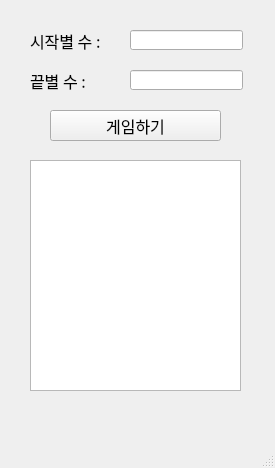
<?xml version="1.0" encoding="UTF-8"?>
<ui version="4.0">
 <class>MainWindow</class>
 <widget class="QMainWindow" name="MainWindow">
  <property name="geometry">
   <rect>
    <x>0</x>
    <y>0</y>
    <width>275</width>
    <height>468</height>
   </rect>
  </property>
  <property name="font">
   <font>
    <family>D2Coding</family>
    <pointsize>12</pointsize>
   </font>
  </property>
  <property name="windowTitle">
   <string>MainWindow</string>
  </property>
  <widget class="QWidget" name="centralwidget">
   <widget class="QLabel" name="lb1">
    <property name="geometry">
     <rect>
      <x>30</x>
      <y>30</y>
      <width>91</width>
      <height>21</height>
     </rect>
    </property>
    <property name="text">
     <string>시작별 수 :</string>
    </property>
   </widget>
   <widget class="QLabel" name="lb2">
    <property name="geometry">
     <rect>
      <x>30</x>
      <y>70</y>
      <width>91</width>
      <height>21</height>
     </rect>
    </property>
    <property name="text">
     <string>끝별 수 : </string>
    </property>
   </widget>
   <widget class="QLineEdit" name="le1">
    <property name="geometry">
     <rect>
      <x>130</x>
      <y>30</y>
      <width>113</width>
      <height>20</height>
     </rect>
    </property>
   </widget>
   <widget class="QLineEdit" name="le2">
    <property name="geometry">
     <rect>
      <x>130</x>
      <y>70</y>
      <width>113</width>
      <height>20</height>
     </rect>
    </property>
   </widget>
   <widget class="QPushButton" name="pbtn1">
    <property name="geometry">
     <rect>
      <x>50</x>
      <y>110</y>
      <width>171</width>
      <height>31</height>
     </rect>
    </property>
    <property name="text">
     <string>게임하기</string>
    </property>
   </widget>
   <widget class="QTextEdit" name="te1">
    <property name="geometry">
     <rect>
      <x>30</x>
      <y>160</y>
      <width>211</width>
      <height>231</height>
     </rect>
    </property>
   </widget>
  </widget>
  <widget class="QMenuBar" name="menubar">
   <property name="geometry">
    <rect>
     <x>0</x>
     <y>0</y>
     <width>275</width>
     <height>21</height>
    </rect>
   </property>
  </widget>
  <widget class="QStatusBar" name="statusbar"/>
 </widget>
 <resources/>
 <connections/>
</ui>
